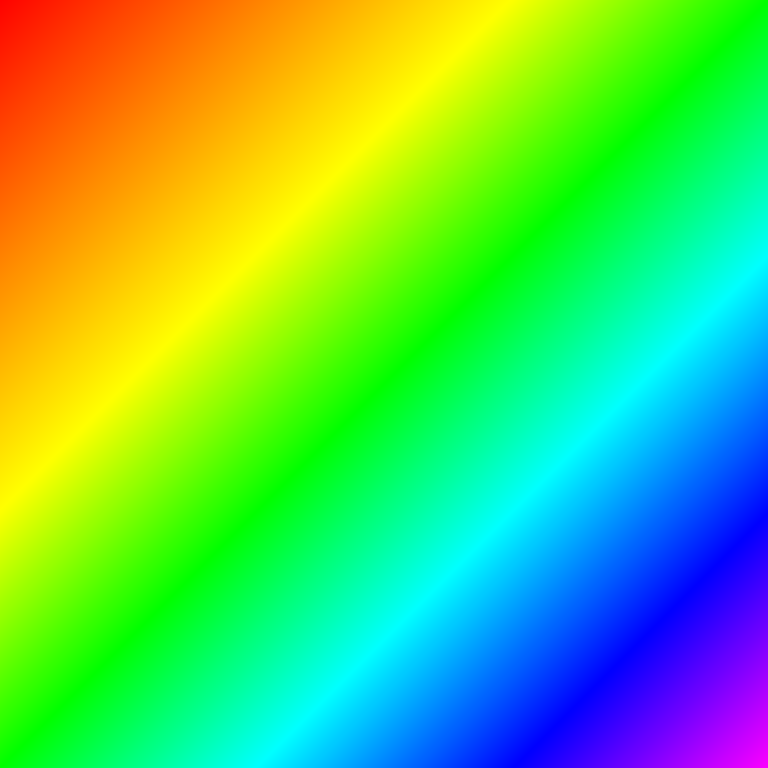
#> input picture rainbow.png, 768 x 768 px
$ python threshhold_combo.py
#> lines starting #> are read from the running program, lines starting #| are printed output that depends on the picture; after the words box and inside, x2 and y2 are one past the last pixel; in counts of white or black regions, pixels touching at a corner belong together
#> further down, frame is the input picture: shape (768, 768, 3); mean B, G, R 89.7, 203.4, 94.1
#| (768, 768, 3)

import cv2
import numpy as np
from matplotlib import pyplot as plt


def rgb2gray(frame,new):
    for i in range(frame.shape[0]):
        for j in range(frame.shape[1]):
            new[i,j]=int(((299 * frame[i,j,2]) + (587 * frame[i,j,1])+ (114 * frame[i,j,0]))/1000)
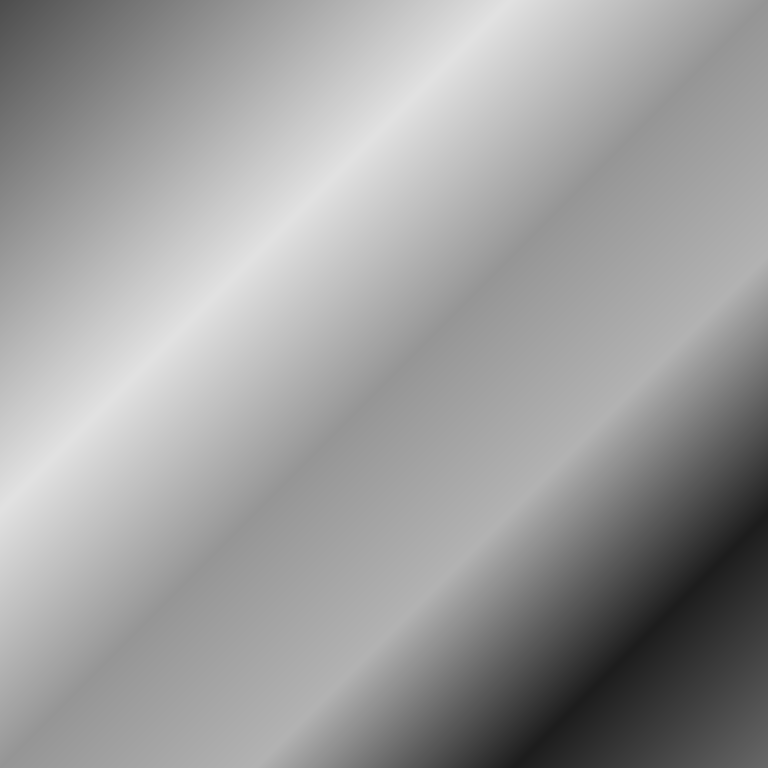
#> new: shape (768, 768); min 29, max 225, mean 157.3
#| (768, 768)
#> (printed output is left out)

def binthreshold(frame,new,value):
#> called with value = 127
    for i in range(frame.shape[0]):
        for j in range(frame.shape[1]):
            if (frame[i,j]>=value):
                new[i,j]=int(255)
            else:
                new[i,j]=int(0)
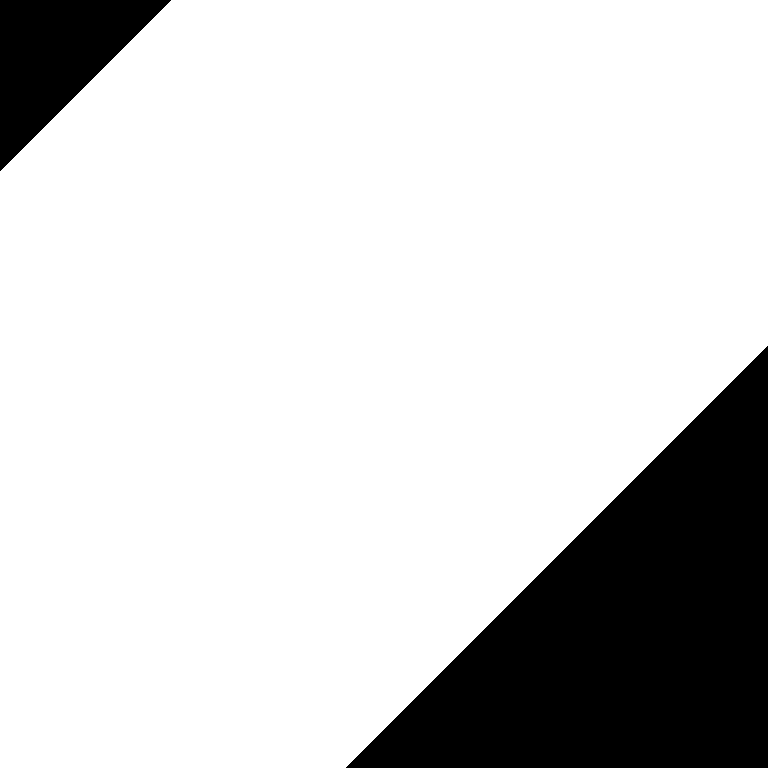
#> new: shape (768, 768); 82.4% white; 2 black regions, box (x1, y1, x2, y2) and area: (346, 346, 768, 768) 89253, (0, 0, 171, 171) 14706


def invbinthreshold(frame,new,value):
    for i in range(frame.shape[0]):
        for j in range(frame.shape[1]):
            if (frame[i,j]>value):
                new[i,j]=int(0)
            else:
                new[i,j]=int(255)


def invbinthreshold(frame,new,value):
#> called with value = 127
    for i in range(frame.shape[0]):
        for j in range(frame.shape[1]):
            if (frame[i,j]>value):
                new[i,j]=int(0)
            else:
                new[i,j]=int(255)
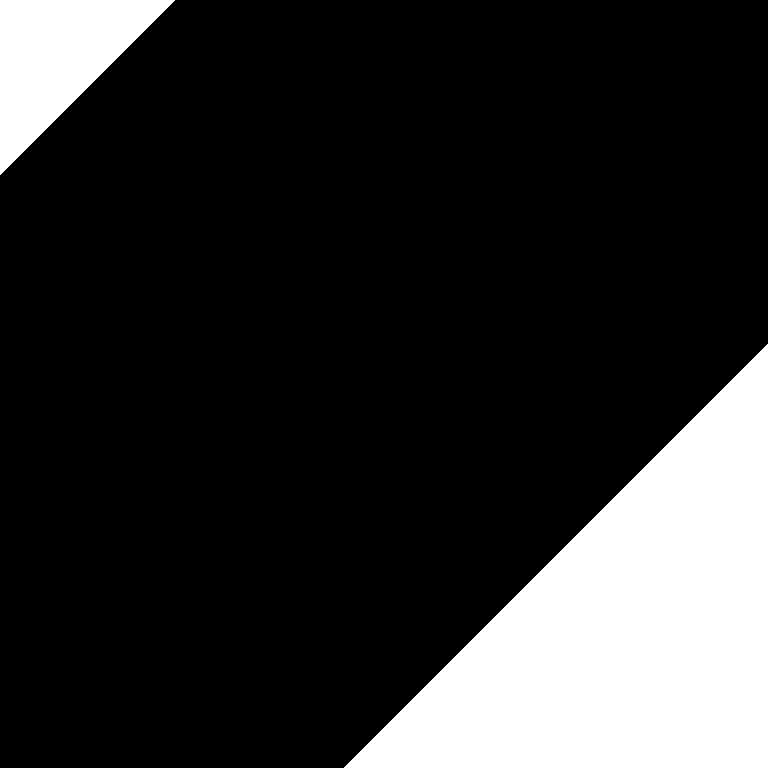
#> new: shape (768, 768); 17.9% white; 2 white regions, box (x1, y1, x2, y2) and area: (344, 344, 768, 768) 90100, (0, 0, 175, 175) 15400


def truncthreshold(frame,new,value):
#> called with value = 127
    for i in range(frame.shape[0]):
        for j in range(frame.shape[1]):
            if (frame[i,j] > value):
                new[i,j] = value
            else:
                new[i,j] = frame[i,j]
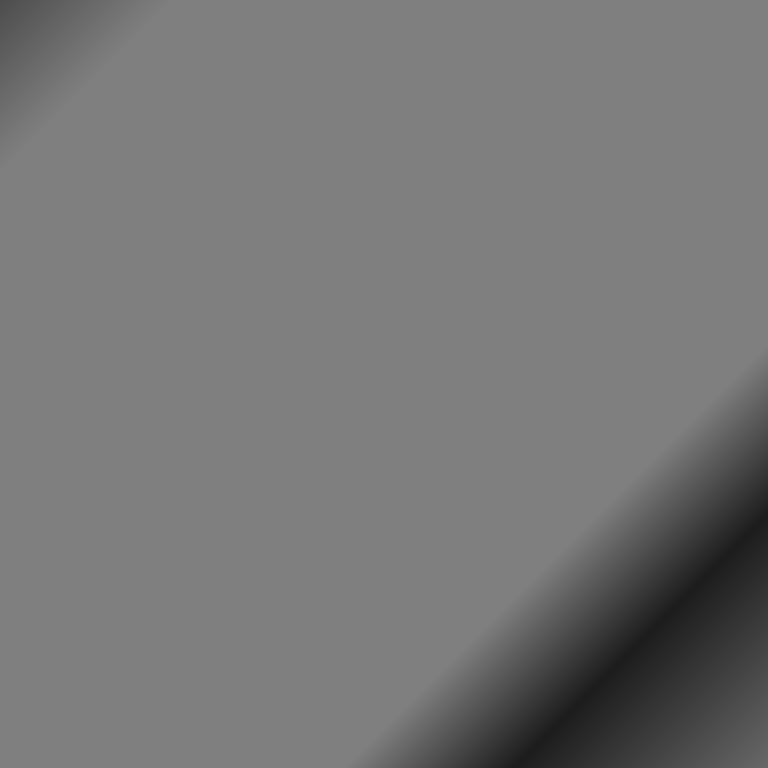
#> new: shape (768, 768); min 29, max 127, mean 118.2


def zerothreshold(frame,new,value):
#> called with value = 127
    for i in range(frame.shape[0]):
        for j in range(frame.shape[1]):
            if (frame[i,j] < value):
                new[i,j] = int(0)
            else:
                new[i,j] = frame[i,j]
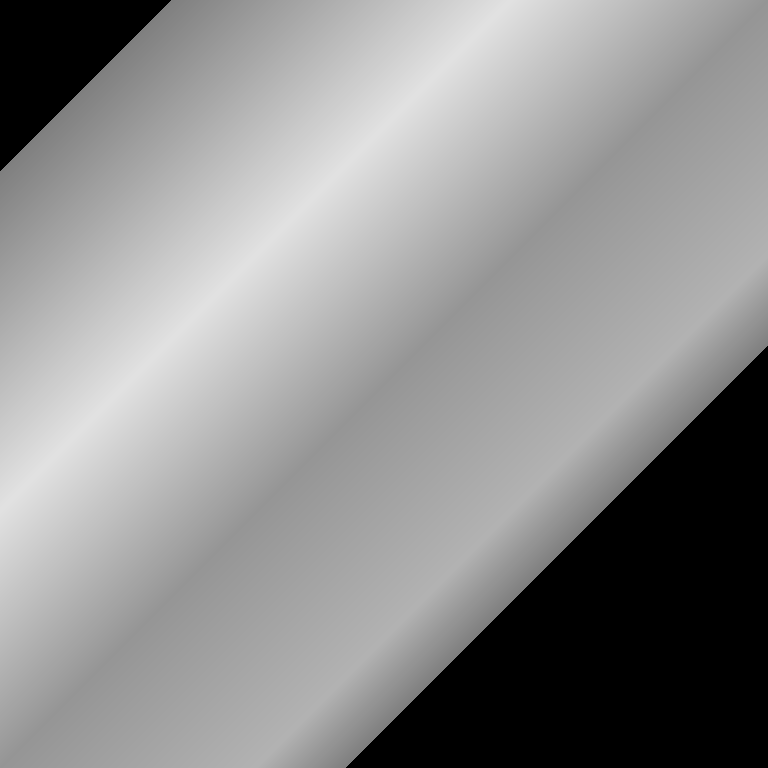
#> new: shape (768, 768); min 0, max 225, mean 143.7


def invzerothreshold(frame,new,value):
#> called with value = 127
    for i in range(frame.shape[0]):
        for j in range(frame.shape[1]):
            if (frame[i,j] > value):
                new[i,j]=int(0)
            else:
                new[i,j] = frame[i,j]
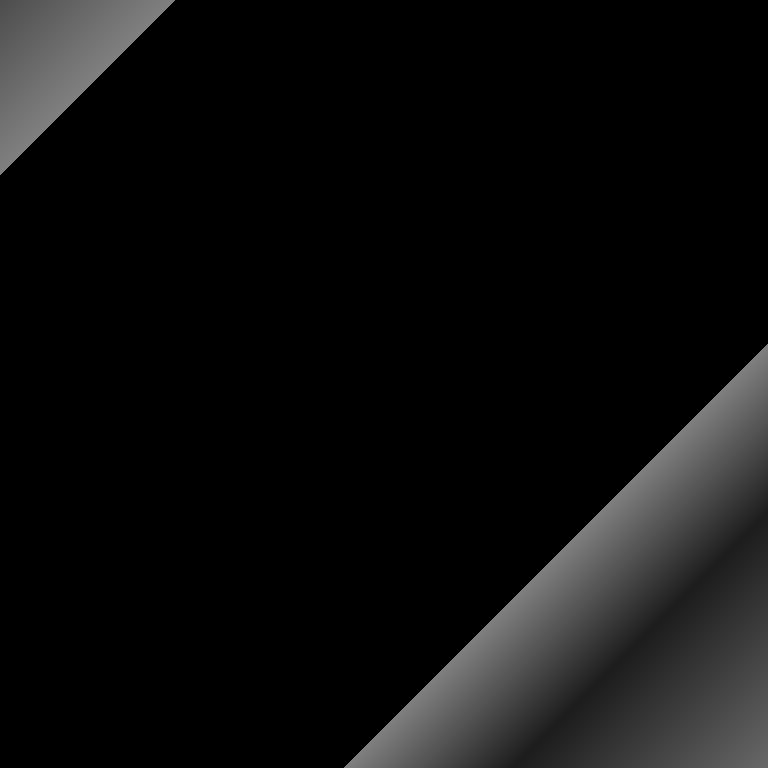
#> new: shape (768, 768); min 0, max 127, mean 13.9


frame =  cv2.imread('rainbow.png')
print(frame.shape)

new = np.zeros((frame.shape[0],frame.shape[1]),dtype=np.uint8)
thresh = np.zeros((frame.shape[0],frame.shape[1]),dtype=np.uint8)
thresh1 = np.zeros((frame.shape[0],frame.shape[1]),dtype=np.uint8)
thresh2 = np.zeros((frame.shape[0],frame.shape[1]),dtype=np.uint8)
thresh3 = np.zeros((frame.shape[0],frame.shape[1]),dtype=np.uint8)
thresh4 = np.zeros((frame.shape[0],frame.shape[1]),dtype=np.uint8)
rgb2gray(frame,new)
print(thresh.shape)
cv2.imshow('gry',new)
print(new)
#plt.imshow(new)
binthreshold(new,thresh,127)
invbinthreshold(new,thresh1,127)
truncthreshold(new,thresh2,127)
zerothreshold(new,thresh3,127)
invzerothreshold(new,thresh4,127)
#thresh = np.expand_dims(thresh, axis=-1)
print(thresh.shape)
#| (768, 768)
cv2.imshow('frame',thresh)
cv2.imshow('frame1',thresh1)
cv2.imshow('frame2',thresh2)
cv2.imshow('frame3',thresh3)
cv2.imshow('fram4',thresh4)
plt.show()
cv2.waitKey(0)
